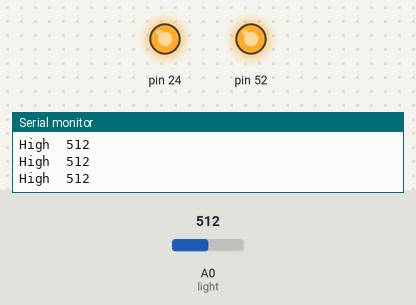
The sketch below on a simulated Arduino Mega 2560, built with avr-gcc and run on an emulated ATmega2560. Parts: output pins drawn as LEDs (lit = HIGH), the last lines printed to the serial monitor. Inputs (shaded band) come from the test bench; at power-on: A0 (light) = 512.

Above: at 1.2 s.
1.3 s: A0 (light) set to 142
2.8 s: A0 (light) set to 124
At 3.3 s:
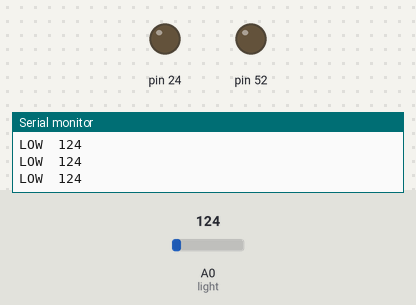
4.3 s: A0 (light) set to 1023
At 5.5 s:
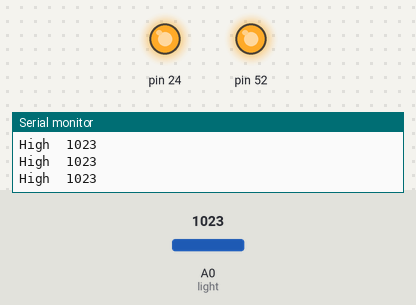
5.8 s: A0 (light) set to 122
At 7.1 s:
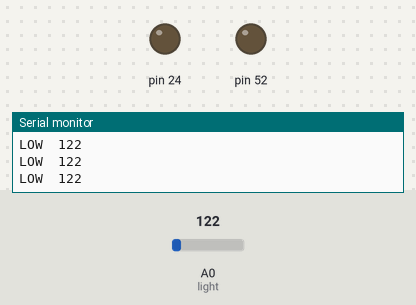
Timing chart, 0 to 8.3 s (numbered marks = the images above; inputs shaded):
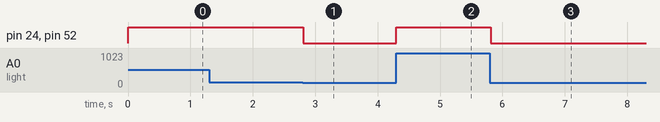

The sketch:

arduinoLightSensor.ino
```cpp
//Setup light sensor
void setup() {
  // put your setup code here, to run once:
pinMode(A0,INPUT);
pinMode(24,OUTPUT);
pinMode(52,OUTPUT);
Serial.begin(9600);
}

void loop() {
  // put your main code here, to run repeatedly:
  int curVal = analogRead(A0); //reads from the light sensor
  if(curVal>130) //measured threshold for black/white distinction
  {
    digitalWrite(24,HIGH); //read by the Pi to determine whether to increase count
    digitalWrite(52,HIGH); //read by the Pi to determine whether to increase count
    Serial.print("High  "); //for debugging
    Serial.println(curVal); //for debugging
  }
  else
  {
    digitalWrite(24,LOW); //read by the Pi to determine whether to increase count
    digitalWrite(52,LOW); //read by the Pi to determine whether to increase count
    Serial.print("LOW  "); //for debugging
    Serial.println(curVal);//for debugging
  }
}
```

Measured:
- the behaviour switches between 131 and 130 on A0 (light) (found by bisection; images 0 and 1)
- after the input at 2.8 s, pin 24, pin 52: HIGH → LOW at once
- after the input at 4.3 s, pin 24, pin 52: LOW → HIGH at once
- after the input at 5.8 s, pin 24, pin 52: HIGH → LOW at once
